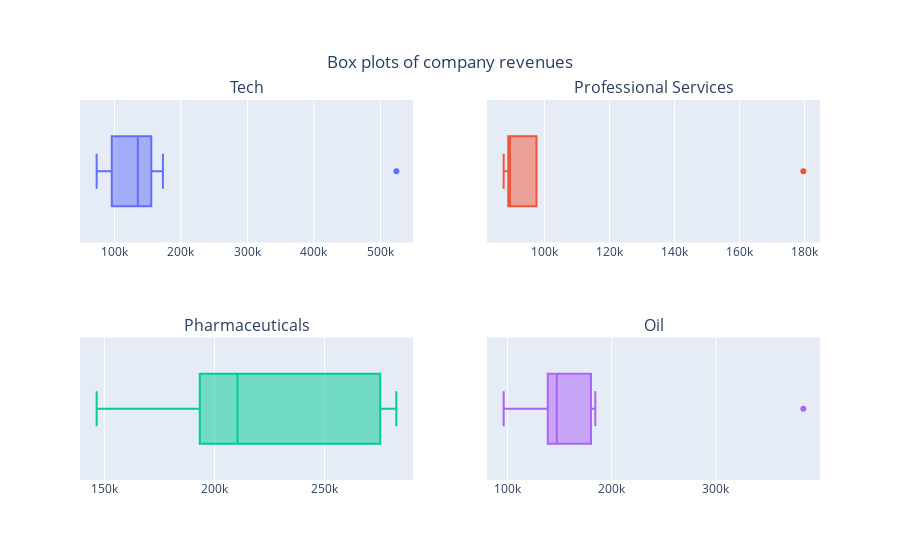

Write notebook code for a chart like this one.
### Markdown cell above
### Revenue box subplots
You are now a regular contractor with the New York Stock Exchange, who have asked you to revisit the box plots by industry you created previously.

They are creating some visualizations for a specific presentation and have found that the plot you created before is too wide. They are also only interested in 4 specific industries.

The make_subplots() function has been imported for you already.

### Code cell
# Set up the subplots grid
fig = make_subplots(rows=2, cols=2, 
                    # Set the subplot titles
                    subplot_titles=['Tech', 'Professional Services', 'Pharmaceuticals', 'Oil'])

# Add the Tech trace
fig.add_trace(go.Box(x=df_tech.Revenue, name='', showlegend=False), row=1, col=1)
# Add the Professional Services trace
fig.add_trace(go.Box(x=df_prof_serve.Revenue, name='', showlegend=False), row=1, col=2)
# Add the Retail trace
fig.add_trace(go.Box(x=df_retail.Revenue, name='', showlegend=False), row=2, col=1)
# Add the Oil trace
fig.add_trace(go.Box(x=df_oil.Revenue, name='', showlegend=False), row=2, col=2)

# Add a title (and show)
fig.update_layout({'title': {'text': 'Box plots of company revenues', 
                   'x': 0.5, 
                   'y': 0.9}})
fig.show()

### Figure 1 — Plotly figure (JSON) as saved in the notebook; plotly's stock layout.template omitted (floating-point values rounded to 4 significant figures)
{"data": [{"name": "", "showlegend": false, "type": "box", "x": [523964, 172869, 171474, 162754, 161857, 155900, 153566, 152703, 148984, 136866, 135940, 135091, 131868, 131244, 130359, 125843, 97937, 95214, 92154, 90863, 90740, 86990, 73166], "xaxis": "x", "yaxis": "y"}, {"name": "", "showlegend": false, "type": "box", "x": [179589, 97536, 89417, 89347, 88862, 87440], "xaxis": "x2", "yaxis": "y2"}, {"name": "", "showlegend": false, "type": "box", "x": [282616, 280522, 275288, 264938, 215111, 205839, 197705, 193346, 158884, 146516], "xaxis": "x3", "yaxis": "y3"}, {"name": "", "showlegend": false, "type": "box", "x": [383906, 184280, 181193, 177069, 176249, 147313, 145534, 142422, 137332, 137237, 96313], "xaxis": "x4", "yaxis": "y4"}], "layout": {"annotations": [{"font": {"size": 16}, "showarrow": false, "text": "Tech", "x": 0.225, "xanchor": "center", "xref": "paper", "y": 1, "yanchor": "bottom", "yref": "paper"}, {"font": {"size": 16}, "showarrow": false, "text": "Professional Services", "x": 0.775, "xanchor": "center", "xref": "paper", "y": 1, "yanchor": "bottom", "yref": "paper"}, {"font": {"size": 16}, "showarrow": false, "text": "Pharmaceuticals", "x": 0.225, "xanchor": "center", "xref": "paper", "y": 0.375, "yanchor": "bottom", "yref": "paper"}, {"font": {"size": 16}, "showarrow": false, "text": "Oil", "x": 0.775, "xanchor": "center", "xref": "paper", "y": 0.375, "yanchor": "bottom", "yref": "paper"}], "title": {"text": "Box plots of company revenues", "x": 0.5, "y": 0.9}, "xaxis": {"anchor": "y", "domain": [0, 0.45]}, "xaxis2": {"anchor": "y2", "domain": [0.55, 1]}, "xaxis3": {"anchor": "y3", "domain": [0, 0.45]}, "xaxis4": {"anchor": "y4", "domain": [0.55, 1]}, "yaxis": {"anchor": "x", "domain": [0.625, 1]}, "yaxis2": {"anchor": "x2", "domain": [0.625, 1]}, "yaxis3": {"anchor": "x3", "domain": [0, 0.375]}, "yaxis4": {"anchor": "x4", "domain": [0, 0.375]}}}
